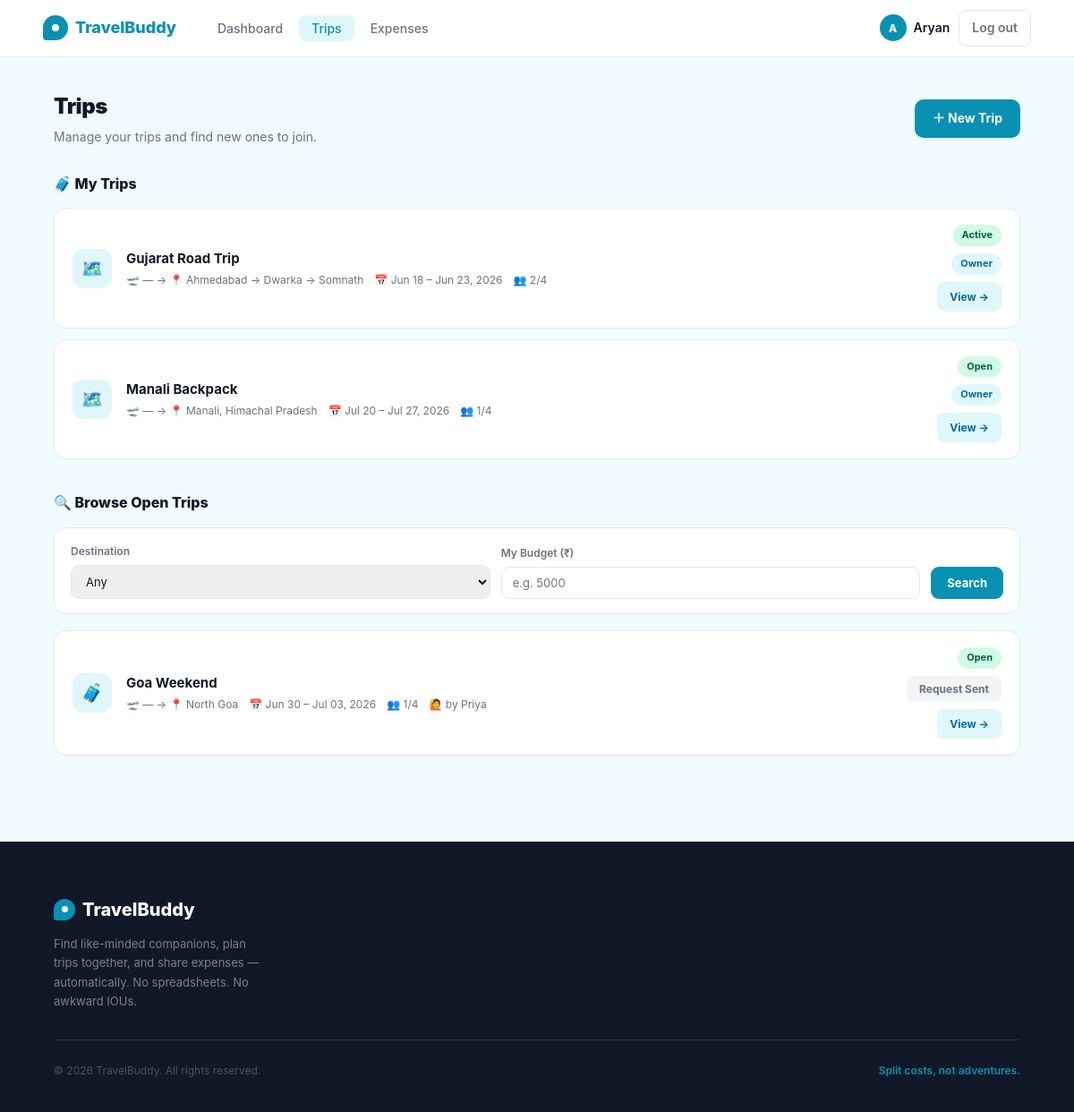
Before: /trips (signed in) with the older database file.
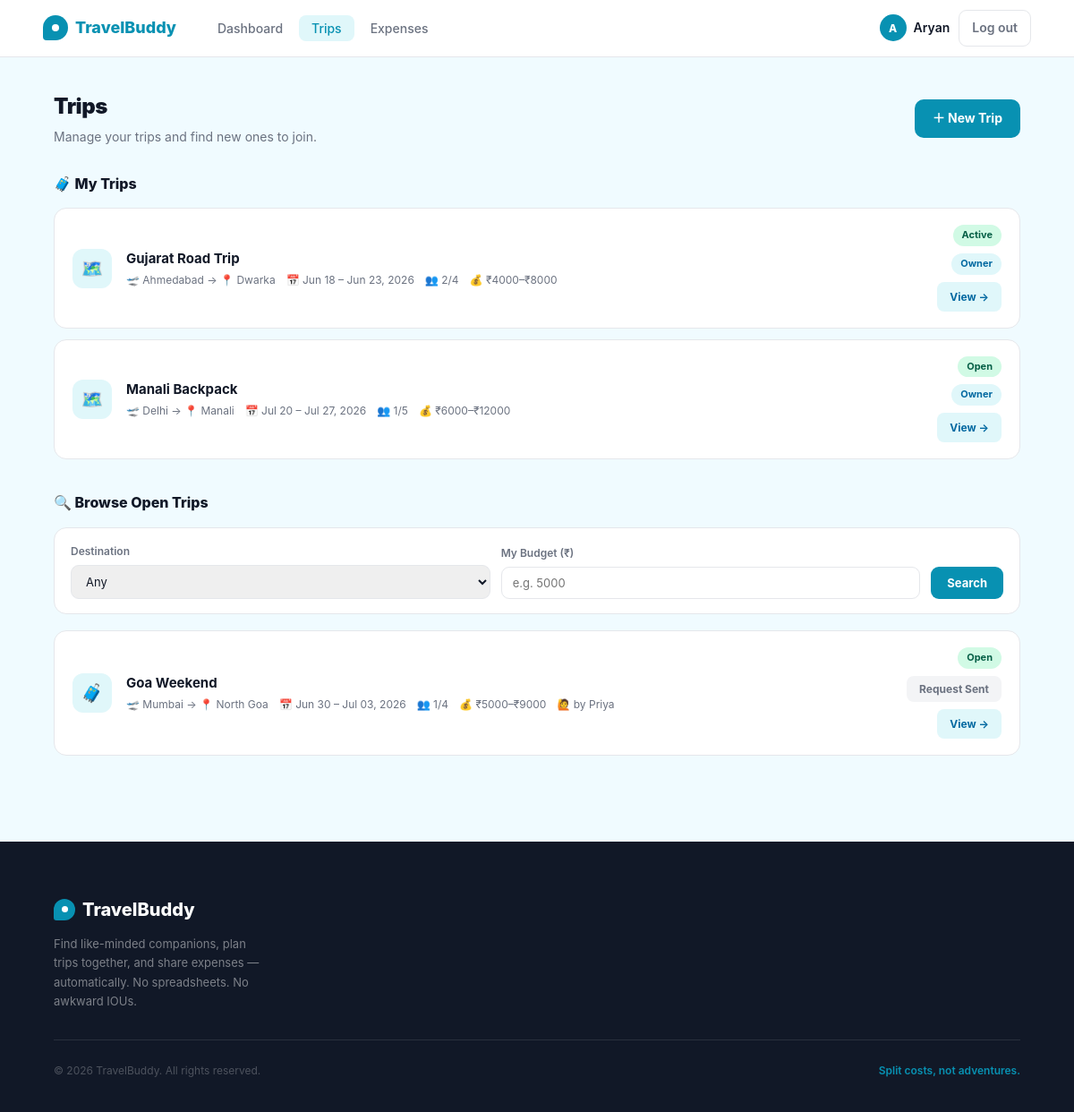
After: the same page with the newer database file.
### app/models.py (models this page shows, shortened)
class User(db.Model, UserMixin):
    __tablename__ = 'users'
    id             = db.Column(db.Integer, primary_key=True)
    name           = db.Column(db.String(100), nullable=False)
    email          = db.Column(db.String(150), unique=True, nullable=False)
    password_hash  = db.Column(db.String(255), nullable=False)
    travel_style   = db.Column(db.String(50), default='flexible')
    bio            = db.Column(db.Text, default='')
    interests      = db.Column(db.String(255), default='')
    phone          = db.Column(db.String(20), default='')
    created_at     = db.Column(db.DateTime, default=lambda: datetime.now(timezone.utc))
    owned_trips    = db.relationship('Trip', back_populates='owner', lazy='dynamic')
    memberships    = db.relationship('TripMember', back_populates='user', lazy='dynamic')
    expenses_paid  = db.relationship('Expense', back_populates='paid_by', lazy='dynamic')
    def _all_trip_ids(self):
        owned = [t.id for t in Trip.query.filter_by(owner_id=self.id).all()]
        joined = [m.trip_id for m in
                  TripMember.query.filter_by(user_id=self.id, status='accepted').all()]
        return list(set(owned + joined))

class Trip(db.Model):
    __tablename__ = 'trips'
    __table_args__ = (
        db.Index('ix_trips_owner_status', 'owner_id', 'status'),
        db.Index('ix_trips_public_start', 'is_public', 'start_date'),
    )
    id          = db.Column(db.Integer, primary_key=True)
    owner_id    = db.Column(db.Integer, db.ForeignKey('users.id'), nullable=False)
    title       = db.Column(db.String(150), nullable=False)
    destination = db.Column(db.String(150), nullable=False)
    departure_city = db.Column(db.String(100), default='')
    start_date  = db.Column(db.Date, nullable=False)
    end_date    = db.Column(db.Date, nullable=False)
    description = db.Column(db.Text, default='')
    budget_min  = db.Column(db.Float, default=0)
    budget_max  = db.Column(db.Float, default=0)
    max_members = db.Column(db.Integer, default=4)
    status      = db.Column(db.String(20), default='OPEN')
    join_deadline           = db.Column(db.DateTime, nullable=True)
    open_roster             = db.Column(db.Boolean, default=False, nullable=False,
                                        server_default='0')
    confirmation_deadline   = db.Column(db.DateTime, nullable=True)
    confirmation_started_at = db.Column(db.DateTime, nullable=True)
    cancelled_at            = db.Column(db.DateTime, nullable=True)
    is_public   = db.Column(db.Boolean, default=True)
    created_at  = db.Column(db.DateTime, default=lambda: datetime.now(timezone.utc))
    owner    = db.relationship('User', back_populates='owned_trips')
    members  = db.relationship('TripMember', back_populates='trip', lazy='dynamic',
                               cascade='all, delete-orphan')
    expenses = db.relationship('Expense', back_populates='trip', lazy='dynamic',
                               cascade='all, delete-orphan')
    @property
    def joining_closed(self):
        if self.status and self.status.upper() != 'OPEN':
            return True
        now_naive = datetime.utcnow()
        if self.join_deadline is not None:
            dl = self.join_deadline
            if dl.tzinfo is not None:
                dl = dl.replace(tzinfo=None)
            return now_naive >= dl
        return _date.today() >= (self.start_date - timedelta(days=1))
    def is_open(self):
        return self.status and self.status.upper() == 'OPEN'
    def is_active(self):
        return self.status and self.status.upper() == 'ACTIVE'
    def is_completed(self):
        return self.status and self.status.upper() == 'COMPLETED'
    def is_cancelled(self):
        return self.status and self.status.upper() == 'CANCELLED'
    @property
    def status_label(self):
        return {
            'OPEN': 'Open',
            'AWAITING_CONFIRMATION': 'Awaiting Confirmation',
            'CONFIRMED': 'Confirmed',
            'ACTIVE': 'Active',
            'COMPLETED': 'Completed',
            'CANCELLED': 'Cancelled',
        }.get(self.status.upper() if self.status else '', 'Unknown')
    def member_count(self):
        return self.members.filter_by(status='accepted').count() + 1  # +1 for owner
    def is_full(self):
        return self.member_count() >= self.max_members

### app/trips/routes.py (the view)
@trips.route('/trips')
def index():
    my_trips = []
    pending_ids = set()
    accepted_ids = set()
    if current_user.is_authenticated:
        my_trip_ids = current_user._all_trip_ids()
        my_trips = Trip.query.filter(Trip.id.in_(my_trip_ids)).all() if my_trip_ids else []
        pending_ids = {m.trip_id for m in
                       TripMember.query.filter_by(user_id=current_user.id, status='pending').all()}
        accepted_ids = {m.trip_id for m in
                        TripMember.query.filter_by(user_id=current_user.id, status='accepted').all()}
        my_trip_ids_set = set(my_trip_ids)
    else:
        my_trip_ids_set = set()
    query = Trip.query.filter(
        Trip.is_public == True,   # noqa: E712
        Trip.status == 'OPEN'
    )
    if my_trip_ids_set:
        query = query.filter(~Trip.id.in_(my_trip_ids_set))
    destination = request.args.get('destination', '').strip()
    budget = request.args.get('budget', '').strip()
    page = request.args.get('page', 1, type=int)
    if destination:
        query = query.filter(Trip.destination == destination)
    if budget:
        try:
            b = float(budget)
            query = query.filter(Trip.budget_min <= b)
        except ValueError:
            pass
    pagination = query.order_by(Trip.start_date.asc()).paginate(
        page=page, per_page=BROWSE_PER_PAGE, error_out=False
    )
    browse_trips = pagination.items
    return render_template('trips/index.html',
        my_trips=my_trips,
        browse_trips=browse_trips,
        pagination=pagination,
        pending_ids=pending_ids,
        accepted_ids=accepted_ids,
        destination=destination,
        budget=budget,
        city_choices=GUJARAT_CITIES + NEARBY_CITIES,
        today=date.today()
    )

### app/models.py (called while the page is built)
@login_manager.user_loader
def load_user(user_id):
    return db.session.get(User, int(user_id))

### app/templates/trips/index.html (shortened to what this page needs)
{% extends "base.html" %}
{% block content %}
<div class="trips-page">
  <div class="trips-inner">
    <div class="page-header">
      <div>
        <h1 class="page-title">Trips</h1>
        <p class="page-subtitle">
          {% if current_user.is_authenticated %}
            Manage your trips and find new ones to join.
          {% else %}
            Browse open trips — <a href="{{ url_for('auth.login') }}" style="color:var(--green);font-weight:700;">log in</a> to join or create trips.
          {% endif %}
        </p>
      </div>
      {% if current_user.is_authenticated %}
        <a href="{{ url_for('trips.create') }}" class="btn-primary">＋ New Trip</a>
      {% endif %}
    </div>
    {% if current_user.is_authenticated %}
    <div class="section">
      <div class="section-title">🧳 My Trips</div>
      {% if my_trips %}
        <div class="trip-cards">
          {% for trip in my_trips %}
          <div class="trip-card">
            <div class="trip-icon">🗺️</div>
            <div class="trip-info">
              <div class="trip-name"><a href="{{ url_for('trips.detail', trip_id=trip.id) }}">{{ trip.title }}</a></div>
              <div class="trip-meta">
                <span>🛫 {% if trip.departure_city %}{{ trip.departure_city }}{% else %}—{% endif %} → 📍 {{ trip.destination }}</span>
                <span>📅 {{ trip.start_date.strftime('%b %d') }} – {{ trip.end_date.strftime('%b %d, %Y') }}</span>
                <span>👥 {{ trip.member_count() }}/{{ trip.max_members }}</span>
                {% if trip.budget_min or trip.budget_max %}<span>💰 ₹{{ "%.0f"|format(trip.budget_min) }}–₹{{ "%.0f"|format(trip.budget_max) }}</span>{% endif %}
              </div>
            </div>
            <div class="trip-right">
              {% if trip.is_cancelled() %}
                <span class="badge badge-join-closed">{{ trip.status_label }}</span>
              {% elif trip.is_active() %}
                <span class="badge badge-active">{{ trip.status_label }}</span>
              {% elif trip.is_completed() %}
                <span class="badge badge-completed">{{ trip.status_label }}</span>
              {% elif trip.is_open() and trip.is_full() %}
                <span class="badge badge-full">Full</span>
              {% elif trip.is_open() and trip.joining_closed %}
                <span class="badge badge-join-closed">Join Closed</span>
              {% elif trip.is_open() %}
                <span class="badge badge-open">{{ trip.status_label }}</span>
              {% else %}
                <span class="badge badge-upcoming">{{ trip.status_label }}</span>
              {% endif %}
              {% if trip.owner_id == current_user.id %}
                <span class="badge badge-owner">Owner</span>
              {% endif %}
              <a href="{{ url_for('trips.detail', trip_id=trip.id) }}" class="btn-small btn-view">View →</a>
            </div>
          </div>
          {% endfor %}
        </div>
      {% endif %}
    </div>
    {% endif %}
    <div class="section">
      <div class="section-title">🔍 Browse Open Trips</div>
      <form method="GET" action="{{ url_for('trips.index') }}" class="filter-bar">
        <div class="filter-field">
          <label>Destination</label>
          <select name="destination">
            <option value="">Any</option>
          </select>
        </div>
        <div class="filter-field">
          <label>My Budget (₹)</label>
          <input type="number" name="budget" placeholder="e.g. 5000" value="{{ budget }}">
        </div>
        <button type="submit" class="btn-filter">Search</button>
      </form>
      {% if browse_trips %}
        <div class="trip-cards">
          {% for trip in browse_trips %}
          <div class="trip-card">
            <div class="trip-icon">🧳</div>
            <div class="trip-info">
              <div class="trip-name">
                {% if current_user.is_authenticated %}
                  <a href="{{ url_for('trips.detail', trip_id=trip.id) }}">{{ trip.title }}</a>
                {% else %}
                  <a href="{{ url_for('auth.login') }}">{{ trip.title }}</a>
                {% endif %}
              </div>
              <div class="trip-meta">
                <span>🛫 {% if trip.departure_city %}{{ trip.departure_city }}{% else %}—{% endif %} → 📍 {{ trip.destination }}</span>
                <span>📅 {{ trip.start_date.strftime('%b %d') }} – {{ trip.end_date.strftime('%b %d, %Y') }}</span>
                <span>👥 {{ trip.member_count() }}/{{ trip.max_members }}</span>
                {% if trip.budget_min or trip.budget_max %}<span>💰 ₹{{ "%.0f"|format(trip.budget_min) }}–₹{{ "%.0f"|format(trip.budget_max) }}</span>{% endif %}
                {% if current_user.is_authenticated %}
                  <span>🙋 by {{ trip.owner.name.split()[0] }}</span>
                {% endif %}
              </div>
            </div>
            <div class="trip-right">
              {% if trip.is_full() %}
                <span class="badge badge-full">Full</span>
              {% elif trip.joining_closed %}
                <span class="badge badge-join-closed">Join Closed</span>
              {% else %}
                <span class="badge badge-open">Open</span>
              {% endif %}
              {% if current_user.is_authenticated %}
                {% if trip.id in accepted_ids %}
                  <span class="badge badge-owner">Joined</span>
                {% elif trip.id in pending_ids %}
                  <button class="btn-small btn-pending" disabled>Request Sent</button>
                {% elif not trip.joining_closed and not trip.is_full() %}
                  <form method="POST" action="{{ url_for('trips.send_request', trip_id=trip.id) }}">
                    <input type="hidden" name="csrf_token" value="{{ csrf_token() }}">
                    <button type="submit" class="btn-small btn-request">Send Buddy Request</button>
                  </form>
                {% endif %}
                <a href="{{ url_for('trips.detail', trip_id=trip.id) }}" class="btn-small btn-view">View →</a>
              {% else %}
                <a href="{{ url_for('auth.login') }}" class="btn-guest-login">🔒 Login to Join</a>
              {% endif %}
            </div>
          </div>
          {% endfor %}
        </div>
      {% else %}
        <div class="empty-state">
          <div class="empty-icon">🤷</div>
          <h4>No open trips found</h4>
          <p>Try adjusting your filters, or check back later for new trips.</p>
        </div>
      {% endif %}
    </div>
  </div>
</div>
{% endblock %}

### app/templates/base.html (shortened to what this page needs)
<!DOCTYPE html>
<html lang="en">
<head>
</head>
<body>
<nav>
  <a href="{{ url_for('main.home') }}" class="logo">
    <div class="logo-icon"></div>
    TravelBuddy
  </a>
  {% if current_user.is_authenticated %}
    <ul class="nav-links">
      <li><a href="{{ url_for('dashboard.index') }}" {% if request.endpoint == 'dashboard.index' %}class="active"{% endif %}>Dashboard</a></li>
      <li><a href="{{ url_for('trips.index') }}" {% if request.endpoint and request.endpoint.startswith('trips.') %}class="active"{% endif %}>Trips</a></li>
      <li><a href="{{ url_for('expenses.my_expenses') }}" {% if request.endpoint == 'expenses.my_expenses' %}class="active"{% endif %}>Expenses</a></li>
    </ul>
    <div class="nav-right">
      <div class="nav-user">
        <div class="nav-avatar">{{ current_user.name[0].upper() }}</div>
        <a href="{{ url_for('profile.view') }}" style="color:inherit;">{{ current_user.name.split()[0] }}</a>
      </div>
      <a href="{{ url_for('auth.logout') }}" class="btn-logout">Log out</a>
    </div>
  {% endif %}
</nav>
{% block content %}{% endblock %}
<footer>
  <div class="footer-inner">
    <div class="footer-top">
      <div class="footer-brand">
        <div class="footer-logo">
          <div class="footer-logo-icon"></div>
          TravelBuddy
        </div>
        <p>Find like-minded companions, plan trips together, and share expenses — automatically. No spreadsheets. No awkward IOUs.</p>
      </div>
    </div>
    <div class="footer-bottom">
      <p class="footer-copy">© 2026 TravelBuddy. All rights reserved.</p>
      <p class="footer-tagline-bottom">Split costs, not adventures.</p>
    </div>
  </div>
</footer>
</body>
</html>

Changed rows visible on the page:
changed Trip "Gujarat Road Trip": departure_city (not shown) → "Ahmedabad"; destination "Ahmedabad → Dwarka → Somnath" → "Dwarka"; budget_min (not shown) → "4000"; budget_max (not shown) → "8000"; no longer shows "—"
changed Trip "Manali Backpack": departure_city (not shown) → "Delhi"; destination "Manali, Himachal Pradesh" → "Manali"; max_members "4" → "5"; budget_min (not shown) → "6000"; budget_max (not shown) → "12000"; no longer shows "—"
changed Trip "Goa Weekend": departure_city (not shown) → "Mumbai"; budget_min (not shown) → "5000"; budget_max (not shown) → "9000"; no longer shows "—"
